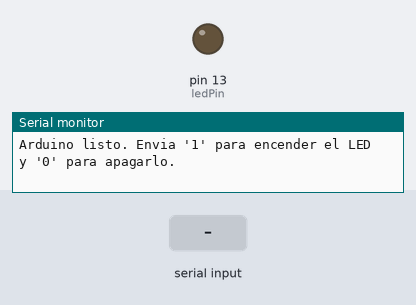
This sketch was run on a simulated Arduino Uno, built with avr-gcc and run on an emulated ATmega328P. Parts: output pins drawn as LEDs (lit = HIGH), the last lines printed to the serial monitor. The test bench sets the inputs (shaded band).

Above: at 1.2 s.
1.3 s: "1" received over Serial
At 2.7 s:
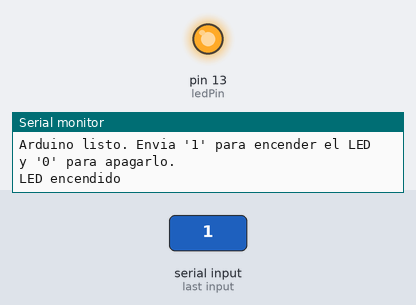
3.8 s: "0" received over Serial
At 5.8 s:
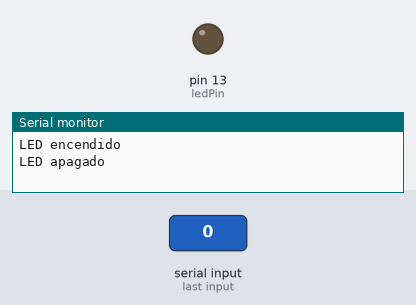
Timing chart, 0 to 7.3 s (numbered marks = the images above; inputs shaded):
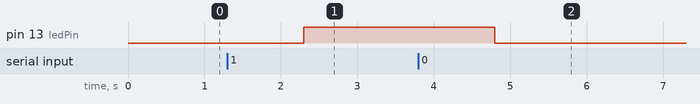

Measured:
- after the input at 1.3 s, pin 13 (ledPin): LOW → HIGH after 1.0 s
- after the input at 3.8 s, pin 13 (ledPin): HIGH → LOW after 1.0 s

The sketch:

Punto1_Led.ino
```cpp
const int ledPin = 13;  // Pin donde está conectado el LED

void setup() {
  pinMode(ledPin, OUTPUT);
  Serial.begin(9600);
  Serial.println("Arduino listo. Envia '1' para encender el LED y '0' para apagarlo.");
}

void loop() {
  if (Serial.available() > 0) {
    String command = Serial.readString();
    command.trim();  // Elimina espacios y saltos de línea

    if (command == "1") {
      digitalWrite(ledPin, HIGH);
      Serial.println("LED encendido");
    } else if (command == "0") {
      digitalWrite(ledPin, LOW);
      Serial.println("LED apagado");
    } else {
      Serial.println("Comando no reconocido");
    }

    delay(0);  // Pequeño retardo para evitar problemas de lectura
  }
}
```
